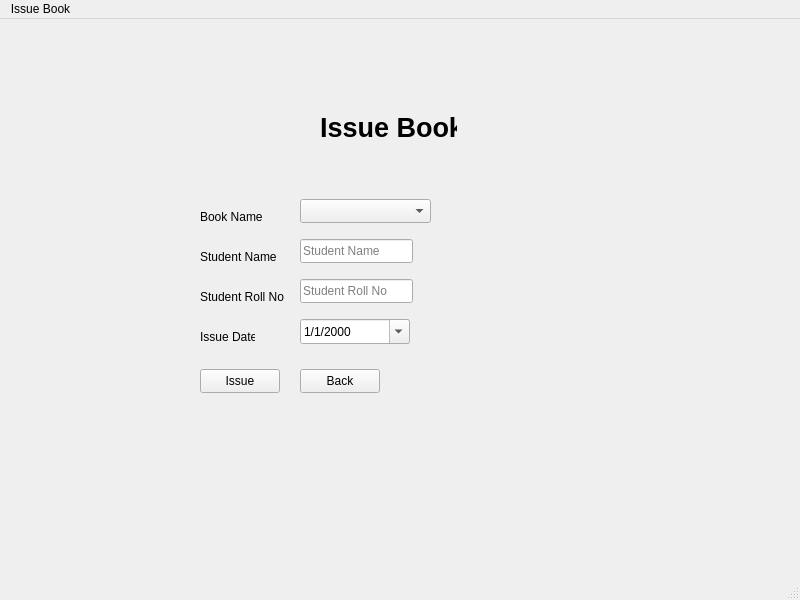
<?xml version="1.0" encoding="UTF-8"?>
<ui version="4.0">
 <class>IssueBook</class>
 <widget class="QMainWindow" name="IssueBook">
  <property name="geometry">
   <rect>
    <x>0</x>
    <y>0</y>
    <width>800</width>
    <height>600</height>
   </rect>
  </property>
  <property name="windowTitle">
   <string>MainWindow</string>
  </property>
  <widget class="QWidget" name="centralwidget">
   <widget class="QLabel" name="label">
    <property name="geometry">
     <rect>
      <x>320</x>
      <y>90</y>
      <width>137</width>
      <height>36</height>
     </rect>
    </property>
    <property name="font">
     <font>
      <pointsize>20</pointsize>
      <bold>true</bold>
     </font>
    </property>
    <property name="text">
     <string>Issue Book</string>
    </property>
   </widget>
   <widget class="QComboBox" name="bookComboBox">
    <property name="geometry">
     <rect>
      <x>300</x>
      <y>180</y>
      <width>131</width>
      <height>24</height>
     </rect>
    </property>
    <property name="placeholderText">
     <string>bookComboBox</string>
    </property>
   </widget>
   <widget class="QLineEdit" name="studentNameLineEdit">
    <property name="geometry">
     <rect>
      <x>300</x>
      <y>220</y>
      <width>113</width>
      <height>24</height>
     </rect>
    </property>
    <property name="placeholderText">
     <string>Student Name</string>
    </property>
   </widget>
   <widget class="QLineEdit" name="studentRollNoLineEdit">
    <property name="geometry">
     <rect>
      <x>300</x>
      <y>260</y>
      <width>113</width>
      <height>24</height>
     </rect>
    </property>
    <property name="placeholderText">
     <string>Student Roll No</string>
    </property>
   </widget>
   <widget class="QDateEdit" name="issueDateEdit">
    <property name="geometry">
     <rect>
      <x>300</x>
      <y>300</y>
      <width>110</width>
      <height>25</height>
     </rect>
    </property>
    <property name="displayFormat">
     <string>d/M/yyyy</string>
    </property>
    <property name="calendarPopup">
     <bool>true</bool>
    </property>
   </widget>
   <widget class="QPushButton" name="issueButton">
    <property name="geometry">
     <rect>
      <x>200</x>
      <y>350</y>
      <width>80</width>
      <height>24</height>
     </rect>
    </property>
    <property name="text">
     <string>Issue</string>
    </property>
   </widget>
   <widget class="QPushButton" name="backButton">
    <property name="geometry">
     <rect>
      <x>300</x>
      <y>350</y>
      <width>80</width>
      <height>24</height>
     </rect>
    </property>
    <property name="text">
     <string>Back</string>
    </property>
   </widget>
   <widget class="QLabel" name="bookLabel">
    <property name="geometry">
     <rect>
      <x>200</x>
      <y>190</y>
      <width>62</width>
      <height>16</height>
     </rect>
    </property>
    <property name="text">
     <string>Book Name</string>
    </property>
   </widget>
   <widget class="QLabel" name="bookLabel_2">
    <property name="geometry">
     <rect>
      <x>200</x>
      <y>230</y>
      <width>76</width>
      <height>16</height>
     </rect>
    </property>
    <property name="text">
     <string>Student Name</string>
    </property>
   </widget>
   <widget class="QLabel" name="bookLabel_3">
    <property name="geometry">
     <rect>
      <x>200</x>
      <y>270</y>
      <width>84</width>
      <height>16</height>
     </rect>
    </property>
    <property name="text">
     <string>Student Roll No</string>
    </property>
   </widget>
   <widget class="QLabel" name="bookLabel_4">
    <property name="geometry">
     <rect>
      <x>200</x>
      <y>310</y>
      <width>55</width>
      <height>16</height>
     </rect>
    </property>
    <property name="text">
     <string>Issue Date</string>
    </property>
   </widget>
  </widget>
  <widget class="QStatusBar" name="statusbar"/>
  <widget class="QMenuBar" name="menubar">
   <property name="geometry">
    <rect>
     <x>0</x>
     <y>0</y>
     <width>800</width>
     <height>21</height>
    </rect>
   </property>
   <widget class="QMenu" name="menuIssue_Book">
    <property name="title">
     <string>Issue Book</string>
    </property>
   </widget>
   <addaction name="menuIssue_Book"/>
  </widget>
 </widget>
 <resources/>
 <connections/>
</ui>
